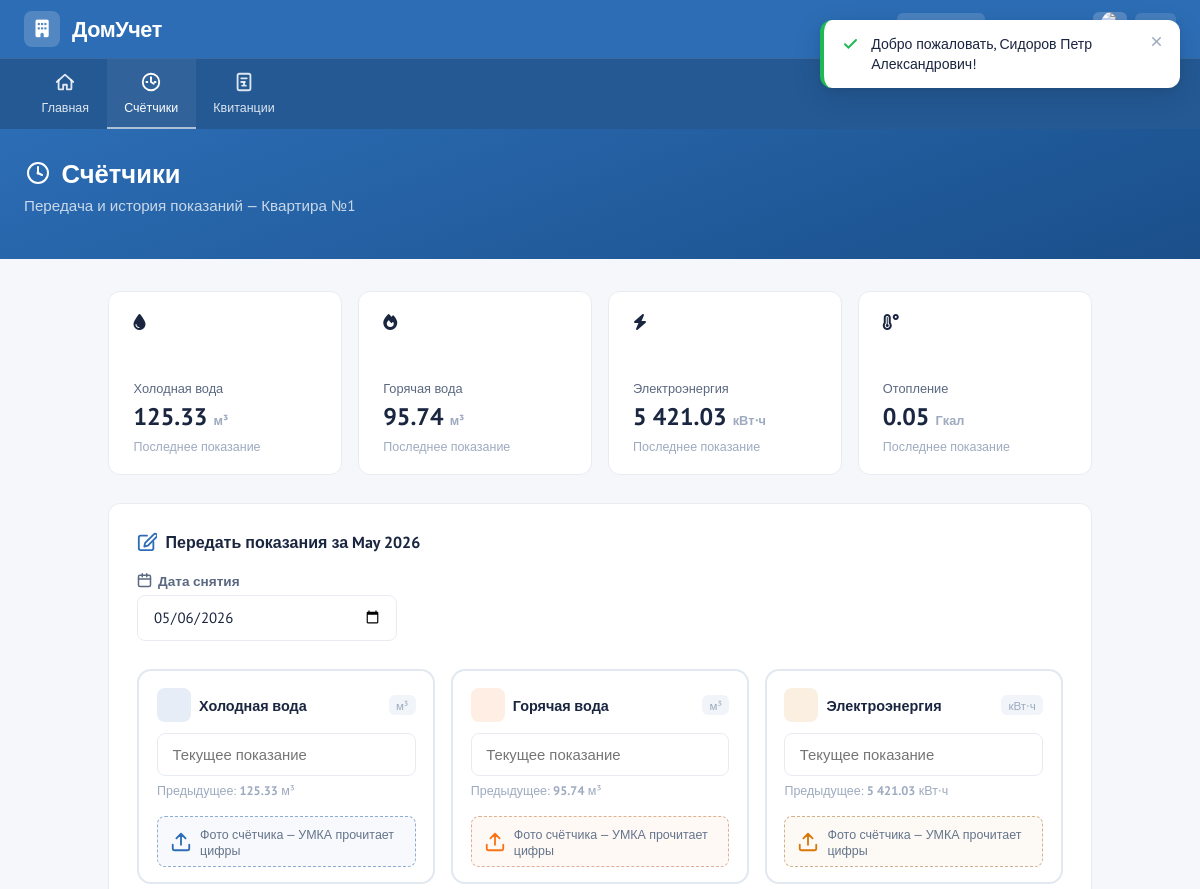
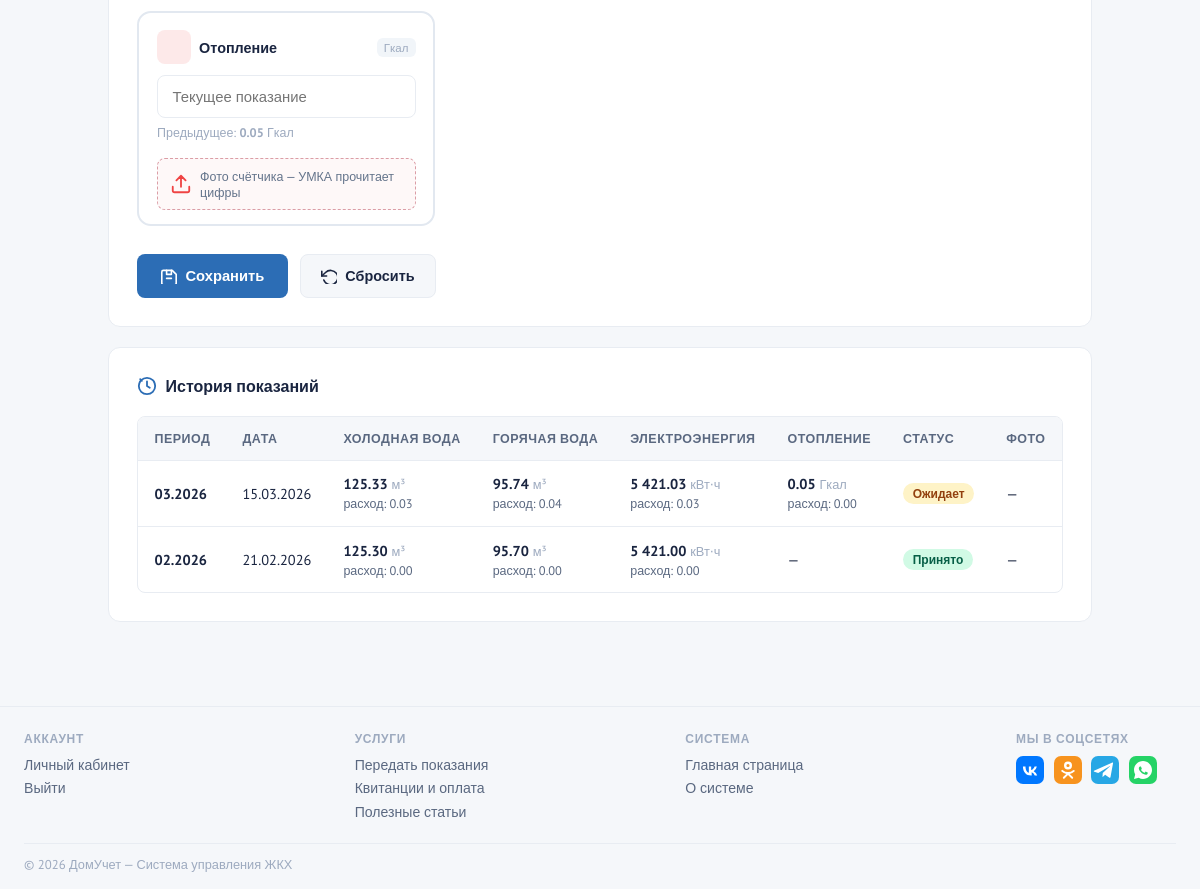
Screenshot of /zhkh.diploma/meters.php (signed in) with the database file from the repository (2 pictures, top to bottom).
### tables this page shows
CREATE TABLE `apartments` (
  `apartment_id` int NOT NULL,
  `apartment_number` varchar(10) NOT NULL,
  `floor` int DEFAULT NULL,
  `entrance` int DEFAULT NULL,
  `area` decimal(6,2) DEFAULT NULL,
  `rooms_count` int DEFAULT NULL,
  `residents_count` int DEFAULT '1',
  `address` varchar(255) NOT NULL,
  `owner_user_id` int DEFAULT NULL,
  `created_at` timestamp NULL DEFAULT CURRENT_TIMESTAMP,
  `updated_at` timestamp NULL DEFAULT CURRENT_TIMESTAMP ON UPDATE CURRENT_TIMESTAMP
);

CREATE TABLE `meter_types` (
  `meter_type_id` int NOT NULL,
  `type_name` varchar(100) NOT NULL,
  `unit` varchar(20) NOT NULL,
  `description` text,
  `icon_class` varchar(50) DEFAULT NULL,
  `created_at` timestamp NULL DEFAULT CURRENT_TIMESTAMP
);

CREATE TABLE `meter_readings` (
  `reading_id` int NOT NULL,
  `apartment_id` int NOT NULL,
  `meter_type_id` int NOT NULL,
  `reading_value` decimal(10,2) NOT NULL,
  `reading_date` date NOT NULL,
  `reading_month` varchar(7) NOT NULL,
  `previous_value` decimal(10,2) DEFAULT NULL,
  `difference` decimal(10,2) DEFAULT NULL,
  `photos_json` text,
  `status` enum('pending','approved','rejected') DEFAULT 'pending',
  `notes` text,
  `created_by` int DEFAULT NULL,
  `created_at` timestamp NULL DEFAULT CURRENT_TIMESTAMP
);

### zhkh.diploma/meters.php (the view, shortened to what the rows shown need)
<?php
require_once 'includes/config.php';
require_once 'includes/layout.php';
$user = getCurrentUser();
$db   = db();
$stmt = $db->prepare("SELECT * FROM apartments WHERE owner_user_id = ?");
$stmt->execute([$user['user_id']]);
$apartment = $stmt->fetch();
$readingsByMonth = [];
if ($apartment) {
    $stmt = $db->prepare("SELECT mr.*, mt.type_name, mt.unit FROM meter_readings mr JOIN meter_types mt ON mr.meter_type_id = mt.meter_type_id WHERE mr.apartment_id = ? ORDER BY mr.reading_date DESC");
    $stmt->execute([$apartment['apartment_id']]);
    foreach ($stmt->fetchAll() as $r) {
        $m = $r['reading_month'];
        if (!isset($readingsByMonth[$m])) $readingsByMonth[$m] = ['date'=>$r['reading_date'],'status'=>$r['status'],'photos'=>$r['photos_json'],'meters'=>[]];
        $readingsByMonth[$m]['meters'][$r['type_name']] = ['value'=>$r['reading_value'],'unit'=>$r['unit'],'difference'=>$r['difference']];
    }
}
$stmt = $db->query("SELECT * FROM meter_types ORDER BY meter_type_id");
$meterTypes = $stmt->fetchAll();
$lastReadings = [];
if ($apartment) {
    foreach ($meterTypes as $type) {
        $stmt = $db->prepare("SELECT reading_value FROM meter_readings WHERE apartment_id=? AND meter_type_id=? ORDER BY reading_date DESC LIMIT 1");
        $stmt->execute([$apartment['apartment_id'], $type['meter_type_id']]);
        $last = $stmt->fetch();
        $lastReadings[$type['meter_type_id']] = $last ? $last['reading_value'] : 0;
    }
}
?>
<!DOCTYPE html>
<html lang="ru">
<head>
    <link rel="stylesheet" href="https://cdnjs.cloudflare.com/ajax/libs/font-awesome/6.4.0/css/all.min.css">
    <?= pageStyles() ?>
</head>
<body>
<section class="page-hero">
    <div class="page-hero-inner">
        <h1><svg viewBox="0 0 28 28" fill="none" stroke="white" stroke-width="2" stroke-linecap="round" stroke-linejoin="round" style="width:28px;height:28px;flex-shrink:0"><circle cx="14" cy="14" r="10"/><path d="M14 8v6l4 2"/><circle cx="14" cy="14" r="1.5" fill="white" stroke="none"/></svg> Счётчики</h1>
        <p>Передача и история показаний<?= $apartment ? ' — Квартира №' . escape($apartment['apartment_number']) : '' ?></p>
    </div>
</section>
<main class="main">
    <?php if (hasRole('admin') && !$apartment): ?>
    <div style="background:#EEF4FF;border:1px solid #93C5FD;border-radius:12px;padding:1.5rem;text-align:center;margin-top:1rem;">
        <i class="fas fa-shield-alt" style="font-size:2.5rem;color:#2C6DB5;margin-bottom:1rem;display:block;"></i>
        <h3 style="color:#1A2540;margin-bottom:.5rem;">Вы вошли как администратор</h3>
        <p style="color:#475569;font-size:.9rem;margin-bottom:1.25rem;">Показания счётчиков всех жильцов доступны в панели администратора.</p>
        <a href="admin/index.php?tab=readings" style="background:#2C6DB5;color:#fff;padding:.65rem 1.5rem;border-radius:10px;text-decoration:none;font-weight:600;font-size:.9rem;">
            <i class="fas fa-tachometer-alt"></i> Открыть показания в панели
        </a>
    </div>
    <?php elseif ($apartment): ?>
    <?php if (array_filter($lastReadings)): ?>
    <div class="meter-grid">
        <?php foreach ($meterTypes as $i => $type): ?>
        <div class="meter-card">
            <?php
            $mSvgs = [
                'fa-tint' => '<svg viewBox="0 0 48 48" fill="none" xmlns="http://www.w3.org/2000/svg"><path d="M24 6C24 6 10 20 10 30a14 14 0 0028 0C38 20 24 6 24 6z" fill="#EEF4FF" stroke="#2C6DB5" stroke-width="2.5" stroke-linejoin="round"/><path d="M16 32c0 4.4 3.6 8 8 8" stroke="#93C5FD" stroke-width="2.5" stroke-linecap="round"/><path d="M14 36c1 1 2 1.5 3 2" stroke="#93C5FD" stroke-width="2" stroke-linecap="round"/></svg>',
                'fa-fire' => '<svg viewBox="0 0 48 48" fill="none" xmlns="http://www.w3.org/2000/svg"><path d="M24 6C24 6 10 20 10 30a14 14 0 0028 0C38 20 24 6 24 6z" fill="#FEF3C7" stroke="#F97316" stroke-width="2.5" stroke-linejoin="round"/><path d="M22 20c0 0-4 4-2 8 1 2 3 3 5 3s5-2 5-5c0-2-1-3-2-4 0 2-1 3-2 3s-2-1-2-3c0-1 0-1.5 0-2z" fill="#F97316" stroke="none"/><path d="M16 34c0 3 3.6 6 8 6" stroke="#FDBA74" stroke-width="2" stroke-linecap="round"/></svg>',
                'fa-bolt' => '<svg viewBox="0 0 48 48" fill="none" xmlns="http://www.w3.org/2000/svg"><circle cx="24" cy="24" r="18" fill="#FEF9C3" stroke="#F5C518" stroke-width="2.5"/><path d="M27 10L16 26h10L21 40l14-18H24L27 10z" fill="#F5C518" stroke="#D97706" stroke-width="1.5" stroke-linejoin="round"/></svg>',
                'fa-temperature-high' => '<svg viewBox="0 0 48 48" fill="none" xmlns="http://www.w3.org/2000/svg"><rect x="8" y="14" width="32" height="24" rx="4" fill="#FEE2E2" stroke="#EF4444" stroke-width="2.5"/><line x1="16" y1="14" x2="16" y2="38" stroke="#EF4444" stroke-width="2"/><line x1="24" y1="14" x2="24" y2="38" stroke="#EF4444" stroke-width="2"/><line x1="32" y1="14" x2="32" y2="38" stroke="#EF4444" stroke-width="2"/><path d="M14 8c0 0 2 2 2 4s-2 4-2 4" stroke="#F97316" stroke-width="2" stroke-linecap="round"/><path d="M22 6c0 0 2 3 2 5s-2 5-2 5" stroke="#F97316" stroke-width="2" stroke-linecap="round"/><path d="M30 8c0 0 2 2 2 4s-2 4-2 4" stroke="#F97316" stroke-width="2" stroke-linecap="round"/></svg>',
            ];
            $ic = $type['icon_class'];
            ?>
            <div class="meter-card-icon-svg"><?= $mSvgs[$ic] ?? '<i class="fas '.$ic.'"></i>' ?></div>
            <div class="meter-card-label"><?= escape($type['type_name']) ?></div>
            <div class="meter-card-value"><?= number_format($lastReadings[$type['meter_type_id']], 2, '.', ' ') ?> <span class="meter-card-unit"><?= escape($type['unit']) ?></span></div>
            <div class="meter-card-prev">Последнее показание</div>
        </div>
        <?php endforeach; ?>
    </div>
    <?php endif; ?>
    <div class="card">
        <form method="POST" enctype="multipart/form-data">
            <div class="meter-form-grid" style="margin-top:1.5rem;">
            <?php
            $lblSvgs = [
                'fa-tint'            => '<svg viewBox="0 0 18 18" fill="none" stroke="#2C6DB5" stroke-width="1.8" stroke-linecap="round" style="width:18px;height:18px;flex-shrink:0"><path d="M9 2C9 2 3 8 3 12a6 6 0 0012 0C15 8 9 2 9 2z"/></svg>',
                'fa-fire'            => '<svg viewBox="0 0 18 18" fill="none" stroke="#F97316" stroke-width="1.8" stroke-linecap="round" style="width:18px;height:18px;flex-shrink:0"><path d="M9 2c0 0-5 5-5 9a5 5 0 0010 0C14 7 9 2 9 2z"/><path d="M8 9c0 0-1 2 0 3.5"/></svg>',
                'fa-bolt'            => '<svg viewBox="0 0 18 18" fill="none" stroke="#D97706" stroke-width="1.8" stroke-linecap="round" stroke-linejoin="round" style="width:18px;height:18px;flex-shrink:0"><path d="M10 2L5 10h5l-2 6 8-9H11L10 2z"/></svg>',
                'fa-temperature-high'=> '<svg viewBox="0 0 18 18" fill="none" stroke="#EF4444" stroke-width="1.8" stroke-linecap="round" style="width:18px;height:18px;flex-shrink:0"><rect x="3" y="5" width="12" height="9" rx="2"/><line x1="6" y1="5" x2="6" y2="14"/><line x1="9" y1="5" x2="9" y2="14"/><line x1="12" y1="5" x2="12" y2="14"/></svg>',
            ];
            $meterAccentColors = [
                'fa-tint'            => '#2C6DB5',
                'fa-fire'            => '#F97316',
                'fa-bolt'            => '#D97706',
                'fa-temperature-high'=> '#EF4444',
            ];
            foreach ($meterTypes as $i => $type):
                $tid    = $type['meter_type_id'];
                $ic     = $type['icon_class'];
                $accent = $meterAccentColors[$ic] ?? '#2C6DB5';
                $svg    = $lblSvgs[$ic] ?? '';
                $prev   = $lastReadings[$tid] ?? 0;
            ?>
            <div class="meter-form-card" id="mcard_<?= $tid ?>" style="--accent:<?= $accent ?>;">
                <div class="mfc-header">
                    <span class="mfc-icon"><?= $svg ?></span>
                    <span class="mfc-title"><?= escape($type['type_name']) ?></span>
                    <span class="mfc-unit"><?= escape($type['unit']) ?></span>
                </div>
                <div class="form-group" style="margin-bottom:.5rem;">
                    <input type="number"
                           id="field_meter_<?= $tid ?>"
                           name="meter_<?= $tid ?>"
                           step="0.01"
                           placeholder="Текущее показание"
                           min="<?= $prev ?>">
                    <small>Предыдущее: <strong><?= number_format($prev, 2, '.', ' ') ?></strong> <?= escape($type['unit']) ?></small>
                </div>
                <div class="mfc-upload-zone" id="mfc_zone_<?= $tid ?>"
                     onclick="document.getElementById('mfc_input_<?= $tid ?>').click()"
                     ondragover="event.preventDefault();this.classList.add('dragover')"
                     ondragleave="this.classList.remove('dragover')"
                     ondrop="handleMfcDrop(event,<?= $tid ?>)">
                    <svg viewBox="0 0 24 24" fill="none" stroke="var(--accent,#2C6DB5)" stroke-width="2" stroke-linecap="round" stroke-linejoin="round" style="width:22px;height:22px;flex-shrink:0"><path d="M21 15v4a2 2 0 01-2 2H5a2 2 0 01-2-2v-4M17 8l-5-5-5 5M12 3v12"/></svg>
                    <span>Фото счётчика — УМКА прочитает цифры</span>
                </div>
            </div>
            <?php endforeach; ?>
            </div>
        </form>
    </div>
    <div class="card">
        <div class="table-wrap">
            <table>
                <thead>
                    <tr>
                        <th>Период</th>
                        <th>Дата</th>
                        <?php foreach ($meterTypes as $t): ?><th><?= escape($t['type_name']) ?></th><?php endforeach; ?>
                        <th>Статус</th>
                        <th>Фото</th>
                    </tr>
                </thead>
                <tbody>
                    <?php if (empty($readingsByMonth)): ?>
                        <tr><td colspan="<?= count($meterTypes)+4 ?>" style="text-align:center;padding:2rem;color:var(--gray-400);">Нет данных о показаниях</td></tr>
                    <?php else: ?>
                        <?php foreach ($readingsByMonth as $month => $data): ?>
                        <tr>
                            <td><strong><?= date('m.Y', strtotime($month)) ?></strong></td>
                            <td><?= formatDate($data['date']) ?></td>
                            <?php foreach ($meterTypes as $t): ?>
                            <td>
                                <?php if (isset($data['meters'][$t['type_name']])): $m = $data['meters'][$t['type_name']]; ?>
                                    <strong><?= number_format($m['value'], 2, '.', ' ') ?></strong> <span style="color:var(--gray-400);font-size:.8rem;"><?= $m['unit'] ?></span>
                                    <?php if ($m['difference']): ?><br><span style="font-size:.78rem;color:var(--gray-600);">расход: <?= number_format($m['difference'], 2) ?></span><?php endif; ?>
                                <?php else: ?>—<?php endif; ?>
                            </td>
                            <?php endforeach; ?>
                            <td>
                                <?php
                                $sBadge = ['pending'=>'badge-pending','approved'=>'badge-approved','rejected'=>'badge-rejected'];
                                $sText  = ['pending'=>'Ожидает','approved'=>'Принято','rejected'=>'Отклонено'];
                                ?>
                                <span class="badge <?= $sBadge[$data['status']] ?>"><?= $sText[$data['status']] ?></span>
                            </td>
                            <td>
                                <?php if ($data['photos']): $ph = json_decode($data['photos'], true); ?>
                                    <span class="badge badge-new"><svg viewBox="0 0 16 16" fill="none" stroke="currentColor" stroke-width="1.8" stroke-linecap="round" style="width:13px;height:13px"><rect x="2" y="3" width="12" height="10" rx="2"/><circle cx="6" cy="7" r="1.5"/><path d="M2 11l3-3 3 3 2-2 4 4"/></svg> <?= count($ph) ?></span>
                                <?php else: ?>—<?php endif; ?>
                            </td>
                        </tr>
                        <?php endforeach; ?>
                    <?php endif; ?>
                </tbody>
            </table>
        </div>
    </div>
    <?php endif; ?>
</main>
</body>
</html>

### rows the page displays
apartments: apartment_number "1"
meter_types: type_name "Холодная вода", meter_type_id "125.33", unit "м³", type_name "ХОЛОДНАЯ ВОДА", type_name.reading_value "125.33", type_name+unit "м³", type_name.difference "0.03", type_name.reading_value "125.30", type_name.difference "0.00"
meter_types: type_name "Горячая вода", meter_type_id "95.74", unit "м³", type_name "ГОРЯЧАЯ ВОДА", type_name.reading_value "95.74", type_name+unit "м³", type_name.difference "0.04", type_name.reading_value "95.70", type_name.difference "0.00"
meter_types: type_name "Электроэнергия", meter_type_id "5 421.03", unit "кВт⋅ч", type_name "ЭЛЕКТРОЭНЕРГИЯ", type_name.reading_value "5 421.03", type_name+unit "кВт⋅ч", type_name.difference "0.03", type_name.reading_value "5 421.00", type_name.difference "0.00"
meter_types: type_name "Отопление", meter_type_id "0.05", unit "Гкал", type_name "ОТОПЛЕНИЕ", type_name.reading_value "0.05", type_name+unit "Гкал", type_name.difference "0.00"

### other values shown
date('m.Y', strtotime($month)) "03.2026"
formatDate($data['date']) "15.03.2026"
$sText[$data['status']] "Ожидает"
date('m.Y', strtotime($month)) "02.2026"
formatDate($data['date']) "21.02.2026"
$sText[$data['status']] "Принято"
